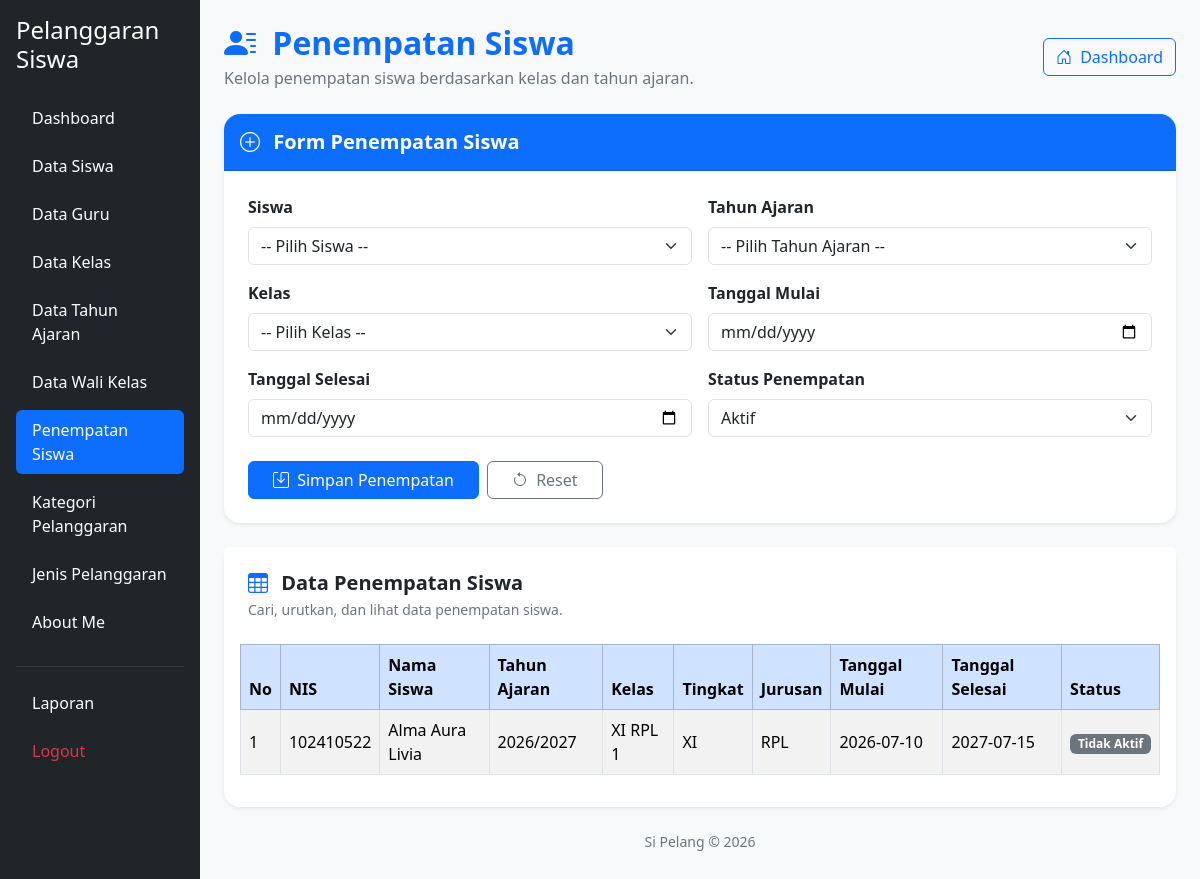
/penempatan_siswa.php (signed in), run on the app's committed database.
### tables this page shows
CREATE TABLE `t_kelas_siswa` (
  `id` int(11) NOT NULL,
  `siswa_id` int(11) DEFAULT NULL,
  `tahun_ajaran_id` int(11) DEFAULT NULL,
  `kelas_id` int(11) DEFAULT NULL,
  `tanggal_mulai` date NOT NULL,
  `tanggal_selesai` date NOT NULL,
  `status_aktif` tinyint(1) NOT NULL,
  `created_at` timestamp NOT NULL DEFAULT current_timestamp(),
  `updated_at` timestamp NOT NULL DEFAULT current_timestamp()
);

CREATE TABLE `t_siswa` (
  `id` int(11) NOT NULL,
  `nis` varchar(30) DEFAULT NULL,
  `nisn` varchar(20) NOT NULL,
  `nama` varchar(150) DEFAULT NULL,
  `jenis_kelamin` char(1) NOT NULL,
  `tanggal_lahir` date NOT NULL,
  `alamat` text NOT NULL,
  `status_aktif` tinyint(1) NOT NULL,
  `created_at` timestamp NOT NULL DEFAULT current_timestamp(),
  `updated_at` timestamp NOT NULL DEFAULT current_timestamp()
);

CREATE TABLE `t_tahun_ajaran` (
  `id` int(11) NOT NULL,
  `nama` varchar(20) DEFAULT NULL,
  `tanggal_mulai` date NOT NULL,
  `tanggal_selesai` date NOT NULL,
  `status_aktif` tinyint(1) NOT NULL,
  `created_at` timestamp NOT NULL DEFAULT current_timestamp(),
  `updated_at` timestamp NOT NULL DEFAULT current_timestamp()
);

CREATE TABLE `t_kelas` (
  `id` int(11) NOT NULL,
  `nama` varchar(100) DEFAULT NULL,
  `tingkat` varchar(20) NOT NULL,
  `jurusan` varchar(100) NOT NULL,
  `status_aktif` tinyint(1) NOT NULL,
  `created_at` timestamp NOT NULL DEFAULT current_timestamp(),
  `updated_at` timestamp NOT NULL DEFAULT current_timestamp()
);

### penempatan_siswa.php (the view, shortened to what this page needs)
<?php
include 'config/koneksi.php';
$sql = "
    SELECT
        ks.id,
        s.nis,
        s.nama AS nama_siswa,
        ta.nama AS tahun_ajaran,
        k.nama AS nama_kelas,
        k.tingkat,
        k.jurusan,
        ks.tanggal_mulai,
        ks.tanggal_selesai,
        ks.status_aktif
    FROM t_kelas_siswa ks
    LEFT JOIN t_siswa s ON ks.siswa_id = s.id
    LEFT JOIN t_tahun_ajaran ta ON ks.tahun_ajaran_id = ta.id
    LEFT JOIN t_kelas k ON ks.kelas_id = k.id
    ORDER BY ks.id DESC
";
$hasil = mysqli_query($koneksi, $sql);
?>
<!DOCTYPE html>
<html lang="id">
<head>
    <link href="https://cdn.jsdelivr.net/npm/bootstrap@5.3.8/dist/css/bootstrap.min.css"
          rel="stylesheet">
    <link href="https://cdn.jsdelivr.net/npm/bootstrap-icons@1.11.3/font/bootstrap-icons.min.css"
          rel="stylesheet">
    <link href="https://cdn.datatables.net/2.3.4/css/dataTables.bootstrap5.min.css"
          rel="stylesheet">
</head>
<body class="bg-light">
<div class="container-fluid">
    <div class="row">
        <?php include 'layout/sidebar.php'; ?>
        <main class="col-md-9 col-lg-10 p-4">
            <div class="d-flex flex-wrap justify-content-between
                        align-items-center gap-3 mb-4">
                <div>
                    <h2 class="fw-bold text-primary mb-1">
                        <i class="bi bi-person-lines-fill me-2"></i>
                        Penempatan Siswa
                    </h2>
                    <p class="text-secondary mb-0">
                        Kelola penempatan siswa berdasarkan kelas dan tahun ajaran.
                    </p>
                </div>
                <a href="dashboard.php" class="btn btn-outline-primary">
                    <i class="bi bi-house-door me-1"></i>
                    Dashboard
                </a>
            </div>
            <div class="card border-0 shadow-sm rounded-4 mb-4">
                <div class="card-header bg-primary text-white py-3 rounded-top-4">
                    <h5 class="mb-0 fw-semibold">
                        <i class="bi bi-plus-circle me-2"></i>
                        Form Penempatan Siswa
                    </h5>
                </div>
                <div class="card-body p-4">
                    <form action="proses_simpan_penempatan.php"
                          method="POST">
                        <div class="row g-3">
                            <div class="col-12 col-md-6">
                                <label for="siswa_id"
                                       class="form-label fw-semibold">
                                    Siswa
                                </label>
                                <select name="siswa_id" id="siswa_id"
                                        class="form-select" required>
                                    <option value="">-- Pilih Siswa --</option>
                                </select>
                            </div>
                            <div class="col-12 col-md-6">
                                <label for="tahun_ajaran_id"
                                       class="form-label fw-semibold">
                                    Tahun Ajaran
                                </label>
                                <select name="tahun_ajaran_id"
                                        id="tahun_ajaran_id"
                                        class="form-select" required>
                                    <option value="">
                                        -- Pilih Tahun Ajaran --
                                    </option>
                                </select>
                            </div>
                            <div class="col-12 col-md-6">
                                <label for="kelas_id"
                                       class="form-label fw-semibold">
                                    Kelas
                                </label>
                                <select name="kelas_id" id="kelas_id"
                                        class="form-select" required>
                                    <option value="">-- Pilih Kelas --</option>
                                </select>
                            </div>
                            <div class="col-12 col-md-6">
                                <label for="tanggal_mulai"
                                       class="form-label fw-semibold">
                                    Tanggal Mulai
                                </label>
                                <input type="date" name="tanggal_mulai"
                                       id="tanggal_mulai"
                                       class="form-control" required>
                            </div>
                            <div class="col-12 col-md-6">
                                <label for="tanggal_selesai"
                                       class="form-label fw-semibold">
                                    Tanggal Selesai
                                </label>
                                <input type="date" name="tanggal_selesai"
                                       id="tanggal_selesai"
                                       class="form-control" required>
                            </div>
                            <div class="col-12 col-md-6">
                                <label for="status_aktif"
                                       class="form-label fw-semibold">
                                    Status Penempatan
                                </label>
                                <select name="status_aktif"
                                        id="status_aktif"
                                        class="form-select" required>
                                    <option value="1">Aktif</option>
                                </select>
                            </div>
                        </div>
                        <div class="d-flex flex-wrap gap-2 mt-4">
                            <button type="submit" class="btn btn-primary px-4">
                                <i class="bi bi-save me-1"></i>
                                Simpan Penempatan
                            </button>
                            <button type="reset"
                                    class="btn btn-outline-secondary px-4">
                                <i class="bi bi-arrow-counterclockwise me-1"></i>
                                Reset
                            </button>
                        </div>
                    </form>
                </div>
            </div>
            <div class="card border-0 shadow-sm rounded-4">
                <div class="card-header bg-white border-0 p-4">
                    <h5 class="fw-bold mb-1">
                        <i class="bi bi-table text-primary me-2"></i>
                        Data Penempatan Siswa
                    </h5>
                    <p class="text-secondary mb-0 small">
                        Cari, urutkan, dan lihat data penempatan siswa.
                    </p>
                </div>
                <div class="card-body pt-0">
                    <div class="table-responsive">
                        <table id="tabelPenempatan"
                               class="table table-striped table-hover
                                      table-bordered align-middle w-100">
                            <thead class="table-primary">
                                <tr>
                                    <th>No</th>
                                    <th>NIS</th>
                                    <th>Nama Siswa</th>
                                    <th>Tahun Ajaran</th>
                                    <th>Kelas</th>
                                    <th>Tingkat</th>
                                    <th>Jurusan</th>
                                    <th>Tanggal Mulai</th>
                                    <th>Tanggal Selesai</th>
                                    <th>Status</th>
                                </tr>
                            </thead>
                            <tbody>
                                <?php
                                $no = 1;
                                if ($hasil) {
                                    while ($row = mysqli_fetch_assoc($hasil)) {
                                ?>
                                    <tr>
                                        <td><?= $no++ ?></td>
                                        <td>
                                            <?= htmlspecialchars($row['nis'] ?? '-') ?>
                                        </td>
                                        <td>
                                            <?= htmlspecialchars($row['nama_siswa'] ?? '-') ?>
                                        </td>
                                        <td>
                                            <?= htmlspecialchars($row['tahun_ajaran'] ?? '-') ?>
                                        </td>
                                        <td>
                                            <?= htmlspecialchars($row['nama_kelas'] ?? '-') ?>
                                        </td>
                                        <td>
                                            <?= htmlspecialchars($row['tingkat'] ?? '-') ?>
                                        </td>
                                        <td>
                                            <?= htmlspecialchars($row['jurusan'] ?? '-') ?>
                                        </td>
                                        <td>
                                            <?= htmlspecialchars($row['tanggal_mulai'] ?? '-') ?>
                                        </td>
                                        <td>
                                            <?= htmlspecialchars($row['tanggal_selesai'] ?? '-') ?>
                                        </td>
                                        <td>
                                            <?php if ($row['status_aktif'] == 1) { ?>
                                                <span class="badge bg-success">
                                                    Aktif
                                                </span>
                                            <?php } else { ?>
                                                <span class="badge bg-secondary">
                                                    Tidak Aktif
                                                </span>
                                            <?php } ?>
                                        </td>
                                    </tr>
                                <?php
                                    }
                                }
                                ?>
                            </tbody>
                        </table>
                    </div>
                </div>
            </div>
            <p class="text-secondary text-center small mt-4">
                Si Pelang &copy; <?= date('Y') ?>
            </p>
        </div>
</div>
</body>
</html>

### data on the page
t_kelas_siswa: siswa.nis "102410522", siswa.nama "Alma Aura Livia", tahun_ajaran.nama "2026/2027", kelas.nama "XI RPL 1", kelas.tingkat "XI", kelas.jurusan "RPL", tanggal_mulai "2026-07-10", tanggal_selesai "2027-07-15", status_aktif "Tidak Aktif"
